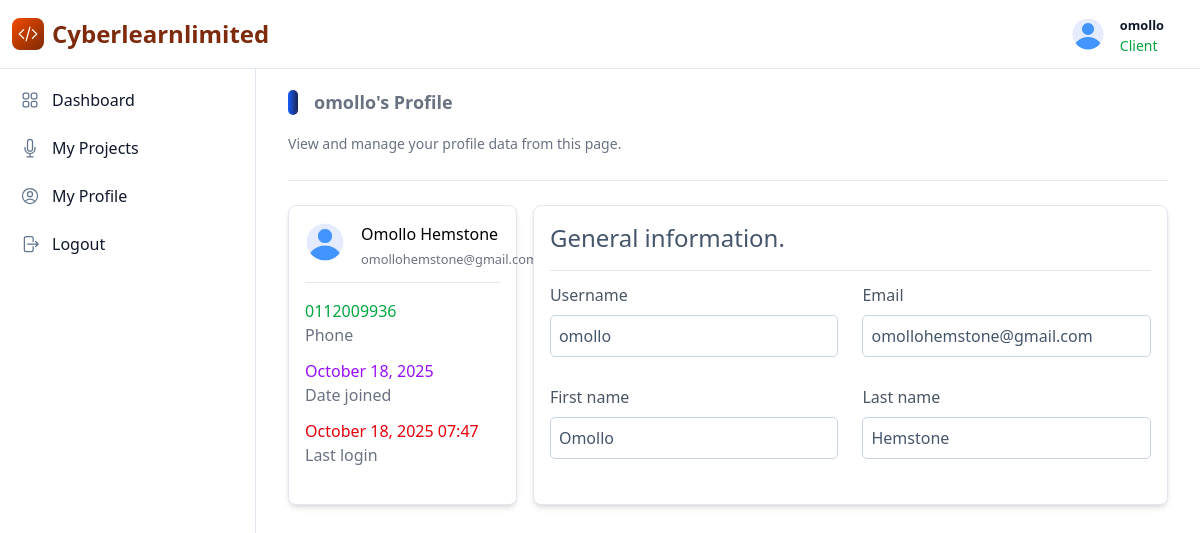
/profile/ (signed in), run on the app's committed database.
### accounts/models.py (models this page shows, shortened)
class CustomUser(AbstractUser):
    is_interpreter = models.BooleanField(default=False)
    is_moderator = models.BooleanField(default=False)
    is_client = models.BooleanField(default=False)
    is_active = models.BooleanField(default=True)

class BaseProfile(models.Model):
    user = models.OneToOneField(settings.AUTH_USER_MODEL, on_delete=models.CASCADE)
    firstname = models.CharField(max_length=200, blank=True, null=True)
    lastname = models.CharField(max_length=200, blank=True, null=True)
    phone_number = models.CharField(max_length=20, blank=True, null=True)
    profile_image = models.ImageField(upload_to="profile_images/", null=True, blank=True)
    class Meta:
        abstract = True

class ClientProfile(BaseProfile):
    organization = models.CharField(max_length=200)

### main/views.py (the view)
# urls.py: path('profile/', views.profile, name='profile'),
@login_required(login_url='account_login')
def profile(request):
    user = request.user
    profile = None
    profile_type = None
    try:
        if user.is_interpreter:
            profile = TranslatorProfile.objects.get(user=user)
            profile_type = 'translator'
        elif user.is_client:
            profile = ClientProfile.objects.get(user=user)
            profile_type = 'client'
        elif user.is_moderator:
            profile = ModeratorProfile.objects.get(user=user)
            profile_type = 'moderator'
    except (TranslatorProfile.DoesNotExist, ClientProfile.DoesNotExist, ModeratorProfile.DoesNotExist):
        profile = None
    context = {
        'user': user,
        'profile': profile,
        'profile_type': profile_type,
    }
    return render(request, 'main/profile.html', context)

### templates/main/profile.html (shortened to what this page needs)
{% extends 'main/loginbase.html' %}
{% load static %}
{% block content %}
<div class="text-base text-gray-500 border-b border-slate-200">
    <div class="flex flex-col gap-4 mb-6">
        <div class="flex flex-row gap-4 items-center">
            <div class="bg-gradient-to-r from-blue-600 to-blue-950 w-[10px] h-[25px] rounded-lg"></div>
            <h1 class="font-bold text-lg">{{ user.username }}'s Profile</h1>
        </div>
        <p class="text-sm leading-6">
            View and manage your profile data from this page.
        </p>
    </div>
</div>
{% if profile %}
<div class="flex flex-col md:flex-row gap-4 py-6">
    <div class="bg-white p-4 rounded-lg border border-slate-200 shadow-md" style="height: 300px; max-width: 400px;">
        <div class="flex flex-row gap-4">
            {% if profile.profile_image %}
            <img class="w-10 h-10 rounded-full object-contain border-transparent border" src="{{ profile.profile_image.url }}" alt="Profile Picture">
            {% else %}
            <img class="w-10 h-10 object-contain rounded-full border-transparent border" src="{% static 'images/default_user_profile.png' %}" alt="user photo">
            {% endif %}
            <div>
                <p class="text-primary">{{ profile.firstname }} {{ profile.lastname }}</p>
                <small class="text-gray-500">{{ user.email }}</small>
            </div>
        </div>
        <div class="flex flex-col gap-3 border-t border-slate-200 mt-3 pt-4">
            <div>
                <h1 class="text-green-600">{{ profile.phone_number|default:"Not provided" }}</h1>
                <p class="text-gray-500">Phone</p>
            </div>
            <div>
                <h1 class="text-purple-600">{{ user.date_joined|date:"F d, Y" }}</h1>
                <p class="text-gray-500">Date joined</p>
            </div>
            <div>
                <h1 class="text-red-600">{{ user.last_login|date:"F d, Y H:i"|default:"Never" }}</h1>
                <p class="text-gray-500">Last login</p>
            </div>
        </div>
    </div>
    <div class="flex-col bg-white p-4 rounded-lg border border-slate-200 shadow-md w-full max-w-6xl">
        <div class="bg-white">
            <h1 class="text-slate-600 font-barlow text-2xl mb-4">General information.</h1>
            <div class="flex flex-col md:flex-row gap-6 border-t border-slate-200 py-3">
                <div class="w-full">
                    <p class="text-gray-600 mb-2 font-barlow">Username</p>
                    <p class="border border-slate-300 rounded-[5px] p-2 text-slate-600">{{ user.username }}</p>
                </div>
                <div class="w-full">
                    <p class="text-gray-600 mb-2 font-barlow">Email</p>
                    <p class="border border-slate-300 rounded-[5px] p-2 text-slate-600">{{ user.email }}</p>
                </div>
            </div>
            <div class="flex flex-col md:flex-row gap-6 mt-4">
                <div class="w-full">
                    <p class="text-gray-600 mb-2 font-barlow">First name</p>
                    {% if profile.firstname %}
                    <p class="border border-slate-300 rounded-[5px] p-2 text-slate-600">{{ profile.firstname }}</p>
                    {% else %}
                    <p class="border border-slate-300 rounded-[5px] p-2 text-red-400">None</p>
                    {% endif %}
                </div>
                <div class="w-full">
                    <p class="text-gray-600 mb-2 font-barlow">Last name</p>
                    {% if profile.lastname %}
                    <p class="border border-slate-300 rounded-[5px] p-2 text-slate-600">{{ profile.lastname }}</p>
                    {% else %}
                    <p class="border border-slate-300 rounded-[5px] p-2 text-red-400">None</p>
                    {% endif %}
                </div>
            </div>
        </div>
    </div>
</div>
{% endif %}
{% endblock content %}

### templates/main/loginbase.html (shortened to what this page needs)
<!DOCTYPE html>
<html lang="en">
    {% load static tailwind_tags %}
    {% load static %}
<head>
    {% tailwind_css %}
    <link href="https://cdn.jsdelivr.net/npm/remixicon@3.5.0/fonts/remixicon.css" rel="stylesheet">
</head>
{% if user.is_authenticated %}
    <body>
        <nav class="fixed top-0 z-50 w-full bg-white border-b border-slate-200">
            <div class="px-3 py-3 lg:px-5 lg:pl-3">
                <div class="flex items-center justify-between">
                <div class="flex items-center justify-start rtl:justify-end">
                    <a href="{% url 'home' %}" class="inline-flex gap-2 items-center">
                        <div class="w-8 h-8 bg-gradient-to-br from-orange-600 to-orange-900 rounded-lg flex items-center justify-center">
                            <svg xmlns="http://www.w3.org/2000/svg" fill="none" viewBox="0 0 24 24" stroke-width="1.5" stroke="currentColor" class="w-5 h-5 text-white">
                                <path stroke-linecap="round" stroke-linejoin="round" d="M17.25 6.75 22.5 12l-5.25 5.25m-10.5 0L1.5 12l5.25-5.25m7.5-3-4.5 16.5" />
                            </svg>
                        </div>
                        <span class="text-2xl font-bold text-orange-900">Cyberlearnlimited</span>
                    </a>
                </div>
                <div class="flex items-center">
                    <div class="flex items-center ms-3 relative">
                        <div>
                            <button type="button" id="user-menu-button" class="flex flex-row items-center hover:cursor-pointer text-sm rounded-full" aria-expanded="false">
                                <div>
                                    {% if request.user.translatorprofile.profile_image or request.user.clientprofile.profile_image or request.user.moderatorprofile.profile_image %}
                                        <img class="h-12 w-12 rounded-full object-cover border-2 border-slate-200"
                                                src="{% if user.translatorprofile.profile_image %}{{ user.translatorprofile.profile_image.url }}{% elif user.clientprofile.profile_image %}{{ user.clientprofile.profile_image.url }}{% else %}{{ user.moderatorprofile.profile_image.url }}{% endif %}"
                                                alt="Profile">
                                    {% else %}
                                        <img class="w-8 h-8 rounded-full" src="{% static 'images/default_user_profile.png' %}" alt="default user photo">
                                    {% endif %}
                                </div>
                                <div class="px-4 text-left" role="none">
                                    <p class="text-base text-slate-900 font-bold" role="none">
                                        <small>{{ request.user.username }}</small>
                                    </p>
                                    {% if request.user.is_interpreter %}
                                        <p class="text-sm font-medium text-green-600 truncate" role="none">
                                            Translator
                                        </p>
                                    {% elif request.user.is_client %}
                                        <p class="text-sm font-medium text-green-600 truncate" role="none">
                                            Client
                                        </p>
                                    {% elif request.user.is_moderator %}
                                        <p class="text-sm font-medium text-red-600 truncate" role="none">
                                            Administrator
                                        </p>
                                    {% else %}
                                        <p class="text-sm font-medium text-slate-600 truncate" role="none">
                                            User
                                        </p>
                                    {% endif %}
                                </div>
                            </button>
                        </div>
                    </div>
                    </div>
                </div>
            </div>
        </nav>
        <aside id="logo-sidebar" class="fixed top-0 left-0 z-40 w-64 h-screen pt-20 transition-transform -translate-x-full bg-white border-r border-slate-200 sm:translate-x-0" aria-label="Sidebar">
            <div class="h-full px-3 pb-4 overflow-y-auto bg-white">
                <ul class="space-y-2 font-medium">
                    {% if request.user.is_client %}
                        <li>
                            <a href="{% url 'dashboard' %}" class="flex items-center p-2 text-slate-900 rounded-lg hover:bg-slate-100 group">
                                <span class="ms-3">Dashboard</span>
                            </a>
                        </li>
                        <li>
                            <a href="{% url 'client_bookings' %}" class="flex items-center p-2 text-slate-900 rounded-lg hover:bg-slate-100 group">
                                <span class="flex-1 ms-3 whitespace-nowrap">My Projects</span>
                            </a>
                        </li>
                        <li>
                            <a href="{% url 'profile' %}" class="flex items-center p-2 text-slate-900 rounded-lg hover:bg-slate-100 group">
                                <span class="flex-1 ms-3 whitespace-nowrap">My Profile</span>
                            </a>
                        </li>
                        <li>
                            <a href="{% url 'account_logout' %}" class="flex items-center p-2 text-slate-900 rounded-lg hover:bg-slate-100 group">
                                <span class="flex-1 ms-3 whitespace-nowrap">Logout</span>
                            </a>
                        </li>
                    {% endif %}
                </ul>
            </div>
        </aside>
        <div class="p-4 sm:ml-64">
            <div class="p-4  mt-14">
                    {% block content %}{% endblock content %}
            </div>
        </div>
    </body>
{% endif %}
</html>

### data on the page
CustomUser: user.username "omollo", username "omollo", email "omollohemstone@gmail.com", date_joined "October 18, 2025", last_login "October 18, 2025 07:47"
ClientProfile: firstname "Omollo", lastname "Hemstone", phone_number "0112009936"
